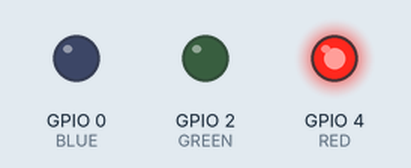
Simulated run of this sketch. Board: ESP32. Parts: output pins drawn as LEDs (lit = HIGH).

Above: at 0.2 s.
At 0.7 s:
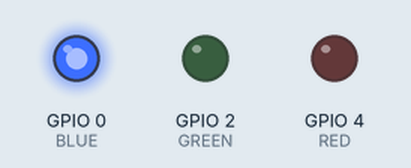
At 2.7 s:
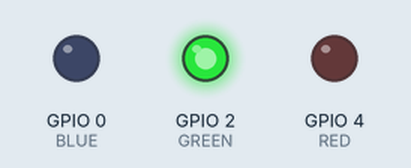
Timing chart, 0 to 3.5 s (numbered marks = the images above):
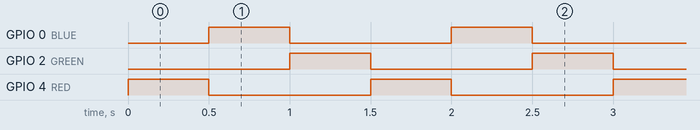

Measured:
- by itself, GPIO 0 (BLUE), GPIO 2 (GREEN), GPIO 4 (RED): alternates HIGH for 0.50 s and LOW for 1.0 s
- by itself, everything shown: repeats every 1.5 s, in 3 steps

The sketch:

001-Semaforo.ino
```cpp
#define RED 4
#define BLUE 0
#define GREEN 2
#define WAIT_TIME 500

void setup() {
  pinMode (RED, OUTPUT);
  pinMode (BLUE, OUTPUT);
  pinMode (GREEN, OUTPUT);
}

void loop() {
  digitalWrite(GREEN, LOW);
  digitalWrite(RED, HIGH);
  delay(WAIT_TIME);
  digitalWrite(RED, LOW);
  digitalWrite(BLUE, HIGH);
  delay(WAIT_TIME);
  digitalWrite(BLUE, LOW);
  digitalWrite(GREEN, HIGH);
  delay(WAIT_TIME);
  // put your main code here, to run repeatedly:
}
```
